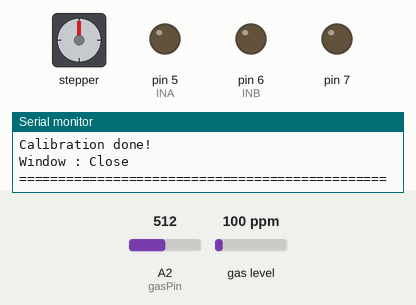
A sketch run on a simulated Arduino Uno, built with avr-gcc and run on an emulated ATmega328P. Shown: stepper motor, output pins drawn as LEDs (lit = HIGH), the last lines printed to the serial monitor. The test bench sets the inputs (shaded band); at power-on: A2 (gasPin) = 512, gas level 100 ppm. Stepper angles assume 200 steps per turn.

Above: at 0.1 s.
At 1.24 s:
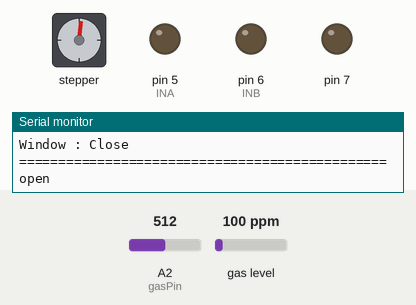
At 1.85 s:
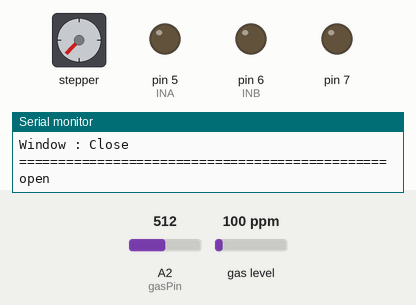
At 2.2 s:
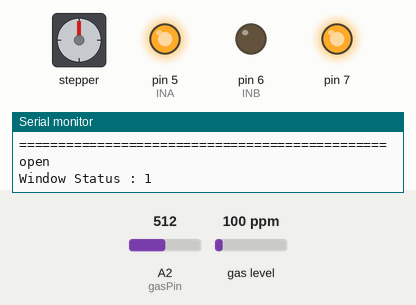
Timing chart, 0 to 3.7 s (numbered marks = the images above):
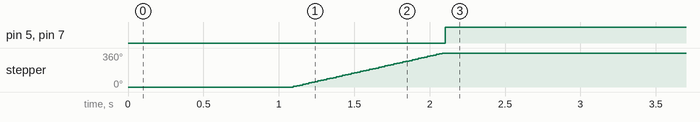

Measured:
- by itself, pin 5 (INA), pin 7: LOW → HIGH at 2.1 s
- by itself, stepper: turns 360° clockwise in 0.99 s

The sketch:

carbon_window.ino
```cpp
/*
  MQ7_Example.ino
  Example sketch for MQ7 carbon monoxide detector.
    - connect analog input
    - set A_PIN to the relevant pin
    - connect device ground to GND pin
    - device VC to 5.0 volts
  Created by Fergus Baker
  22 August 2020
  Released into the public domain.
*/

#include "MQ7.h"
#include <Stepper.h>

#define A_PIN 2
#define VOLTAGE 5


// init MQ7 device
MQ7 mq7(A_PIN, VOLTAGE);


const int stepsPerRevolution = 200; //회전수  1.8이니까
Stepper myStepper(stepsPerRevolution, 8,9,10,11);
const int gasPin = A2;
//const int coco=mq7.readPpm();

int INA = 5;
int INB = 6;
int gas1=9;   //이거 ppm아니라 ppm200의 역변환계산필요함.
int gas2=8;
boolean window = false;   //false -> 닫혀있는상태
                          //true -> 열려있는상태


void setup() {
  Serial.begin(9600);
  while (!Serial) {
    ; // wait for serial connection
  }

  pinMode(7, OUTPUT);
  pinMode(INA,OUTPUT);
  pinMode(INB,OUTPUT);


  Serial.println("");   // blank new line

  Serial.println("Calibrating MQ7");
  mq7.calibrate();    // calculates R0
  Serial.println("Calibration done!");

  myStepper.setSpeed(60);
  Serial.print("Window : ");
 if(window==false) Serial.println("Close");
 else if(window==true) Serial.println("Open");
 Serial.println("=============================================== ");
 Serial.println();


}


 void sensor_open(){
    Serial.println("open");
    myStepper.step(stepsPerRevolution);
    digitalWrite(7, HIGH); //
    //delay(1000); // 5. 1000ms동안 대기합니다. 1000ms=1초
    ////digitalWrite(7, LOW); // 6. LOW: 전압이 0V로 설정됩니다.
    //delay(10);
    digitalWrite(INA,HIGH);
    digitalWrite(INB,LOW);


    //Serial.println("stop");
    window = true;//닫혔다가open이면


    Serial.print("Window Status : ");
    Serial.println(window);
    Serial.println();

 }

 void sensor_close()
 {
    Serial.println("Close");
    myStepper.step(-stepsPerRevolution);
    digitalWrite(7, LOW);
    digitalWrite(INA,HIGH);
    digitalWrite(INB,HIGH);
    window = false;


    Serial.print("Window Status : ");
    Serial.println(window);
    Serial.println();
}


void loop() {
  Serial.print("PPM = "); Serial.println(mq7.readPpm());
  //readPpm

  Serial.println("");   // blank new line
  delay(1000);

 int value = digitalRead(2);

 Serial.print("Now : ");

 Serial.print("current gas : ");
 Serial.println(analogRead(gasPin));
 Serial.println();
 Serial.print("Window : ");
 if(window==false) Serial.println("Close");
 else if(window==true) Serial.println("Open");
 Serial.println("=============================================== ");
 Serial.println();

 if(window == false) //창문이 닫혀있을 때
 {
    if(mq7.readPpm()>=gas1)
    {
      sensor_open();
    }

   // else if(analogRead(gasPin)<=gas1)
   // {

    //}

 }


 else if(window == true) //창문이열려있을 때
 {
    if(mq7.readPpm()<= gas2)
    {
      sensor_close();
    }


 }


  delay(100);


}
```
